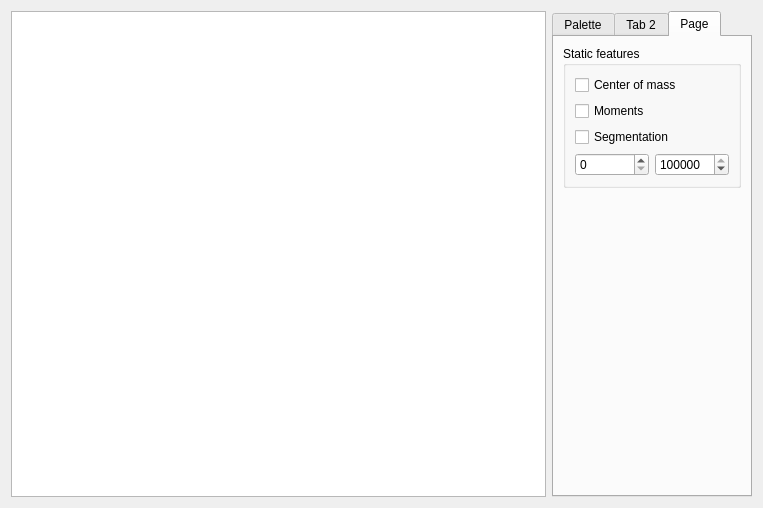
<?xml version="1.0" encoding="UTF-8"?>
<ui version="4.0">
 <class>TactileSensorDialog</class>
 <widget class="QDialog" name="TactileSensorDialog">
  <property name="geometry">
   <rect>
    <x>0</x>
    <y>0</y>
    <width>763</width>
    <height>508</height>
   </rect>
  </property>
  <property name="maximumSize">
   <size>
    <width>789</width>
    <height>568</height>
   </size>
  </property>
  <property name="windowTitle">
   <string>Dialog</string>
  </property>
  <layout class="QHBoxLayout" name="horizontalLayout">
   <item>
    <widget class="QGraphicsView" name="_gview"/>
   </item>
   <item>
    <widget class="QTabWidget" name="tabWidget">
     <property name="sizePolicy">
      <sizepolicy hsizetype="Preferred" vsizetype="Expanding">
       <horstretch>0</horstretch>
       <verstretch>0</verstretch>
      </sizepolicy>
     </property>
     <property name="minimumSize">
      <size>
       <width>200</width>
       <height>0</height>
      </size>
     </property>
     <property name="currentIndex">
      <number>2</number>
     </property>
     <property name="movable">
      <bool>false</bool>
     </property>
     <widget class="QWidget" name="tab">
      <attribute name="title">
       <string>Palette</string>
      </attribute>
      <layout class="QVBoxLayout" name="verticalLayout">
       <item>
        <widget class="QScrollArea" name="scrollArea">
         <property name="widgetResizable">
          <bool>true</bool>
         </property>
         <widget class="QWidget" name="scrollAreaWidgetContents">
          <property name="geometry">
           <rect>
            <x>0</x>
            <y>0</y>
            <width>150</width>
            <height>343</height>
           </rect>
          </property>
          <layout class="QVBoxLayout" name="verticalLayout_3">
           <item>
            <layout class="QVBoxLayout" name="verticalLayout_2">
             <item>
              <widget class="QFrame" name="frame">
               <property name="minimumSize">
                <size>
                 <width>30</width>
                 <height>29</height>
                </size>
               </property>
               <property name="maximumSize">
                <size>
                 <width>16777215</width>
                 <height>29</height>
                </size>
               </property>
               <property name="frameShape">
                <enum>QFrame::StyledPanel</enum>
               </property>
               <property name="frameShadow">
                <enum>QFrame::Raised</enum>
               </property>
              </widget>
             </item>
             <item>
              <widget class="QFrame" name="frame_3">
               <property name="minimumSize">
                <size>
                 <width>0</width>
                 <height>28</height>
                </size>
               </property>
               <property name="maximumSize">
                <size>
                 <width>16777215</width>
                 <height>28</height>
                </size>
               </property>
               <property name="frameShape">
                <enum>QFrame::StyledPanel</enum>
               </property>
               <property name="frameShadow">
                <enum>QFrame::Raised</enum>
               </property>
              </widget>
             </item>
             <item>
              <widget class="QFrame" name="frame_5">
               <property name="minimumSize">
                <size>
                 <width>0</width>
                 <height>29</height>
                </size>
               </property>
               <property name="maximumSize">
                <size>
                 <width>16777215</width>
                 <height>29</height>
                </size>
               </property>
               <property name="frameShape">
                <enum>QFrame::StyledPanel</enum>
               </property>
               <property name="frameShadow">
                <enum>QFrame::Raised</enum>
               </property>
              </widget>
             </item>
             <item>
              <widget class="QFrame" name="frame_4">
               <property name="minimumSize">
                <size>
                 <width>0</width>
                 <height>28</height>
                </size>
               </property>
               <property name="maximumSize">
                <size>
                 <width>16777215</width>
                 <height>28</height>
                </size>
               </property>
               <property name="frameShape">
                <enum>QFrame::StyledPanel</enum>
               </property>
               <property name="frameShadow">
                <enum>QFrame::Raised</enum>
               </property>
              </widget>
             </item>
             <item>
              <widget class="QFrame" name="frame_2">
               <property name="minimumSize">
                <size>
                 <width>0</width>
                 <height>29</height>
                </size>
               </property>
               <property name="maximumSize">
                <size>
                 <width>16777215</width>
                 <height>29</height>
                </size>
               </property>
               <property name="frameShape">
                <enum>QFrame::StyledPanel</enum>
               </property>
               <property name="frameShadow">
                <enum>QFrame::Raised</enum>
               </property>
              </widget>
             </item>
            </layout>
           </item>
           <item>
            <widget class="QLabel" name="label">
             <property name="text">
              <string>Max scale pressure in Pa</string>
             </property>
            </widget>
           </item>
           <item>
            <widget class="QDoubleSpinBox" name="_maxPressureSpin"/>
           </item>
           <item>
            <widget class="QPushButton" name="_updateBtn">
             <property name="text">
              <string>Update auto</string>
             </property>
            </widget>
           </item>
           <item>
            <widget class="QCheckBox" name="_autoScaleBox">
             <property name="text">
              <string>Auto scale</string>
             </property>
             <property name="checked">
              <bool>true</bool>
             </property>
            </widget>
           </item>
           <item>
            <widget class="QPushButton" name="_saveViewBtn">
             <property name="text">
              <string>Save image</string>
             </property>
            </widget>
           </item>
           <item>
            <widget class="QCheckBox" name="_saveCheckBox">
             <property name="text">
              <string>Save on update event</string>
             </property>
            </widget>
           </item>
          </layout>
         </widget>
        </widget>
       </item>
      </layout>
     </widget>
     <widget class="QWidget" name="tab_2">
      <attribute name="title">
       <string>Tab 2</string>
      </attribute>
      <layout class="QVBoxLayout" name="verticalLayout_4">
       <item>
        <widget class="QPushButton" name="_saveDataBtn">
         <property name="text">
          <string>Save data</string>
         </property>
        </widget>
       </item>
       <item>
        <widget class="QPushButton" name="_loadDataBtn">
         <property name="text">
          <string>Load data</string>
         </property>
        </widget>
       </item>
      </layout>
     </widget>
     <widget class="QWidget" name="tab_3">
      <attribute name="title">
       <string>Page</string>
      </attribute>
      <layout class="QVBoxLayout" name="verticalLayout_5">
       <item>
        <widget class="QGroupBox" name="groupBox">
         <property name="title">
          <string>Static features</string>
         </property>
         <layout class="QVBoxLayout" name="verticalLayout_6">
          <item>
           <widget class="QCheckBox" name="_centerOfMassBtn">
            <property name="text">
             <string>Center of mass</string>
            </property>
           </widget>
          </item>
          <item>
           <widget class="QCheckBox" name="_momentsBtn">
            <property name="text">
             <string>Moments</string>
            </property>
           </widget>
          </item>
          <item>
           <widget class="QCheckBox" name="_segmentationBtn">
            <property name="text">
             <string>Segmentation</string>
            </property>
           </widget>
          </item>
          <item>
           <layout class="QHBoxLayout" name="horizontalLayout_2">
            <item>
             <widget class="QSpinBox" name="_lowBoundSpin">
              <property name="maximum">
               <number>300000</number>
              </property>
              <property name="singleStep">
               <number>10</number>
              </property>
             </widget>
            </item>
            <item>
             <widget class="QSpinBox" name="_uppBoundSpin">
              <property name="maximum">
               <number>300000</number>
              </property>
              <property name="singleStep">
               <number>10</number>
              </property>
              <property name="value">
               <number>300000</number>
              </property>
             </widget>
            </item>
           </layout>
          </item>
         </layout>
        </widget>
       </item>
       <item>
        <spacer name="verticalSpacer">
         <property name="orientation">
          <enum>Qt::Vertical</enum>
         </property>
         <property name="sizeHint" stdset="0">
          <size>
           <width>20</width>
           <height>40</height>
          </size>
         </property>
        </spacer>
       </item>
      </layout>
     </widget>
    </widget>
   </item>
  </layout>
 </widget>
 <resources/>
 <connections/>
</ui>
